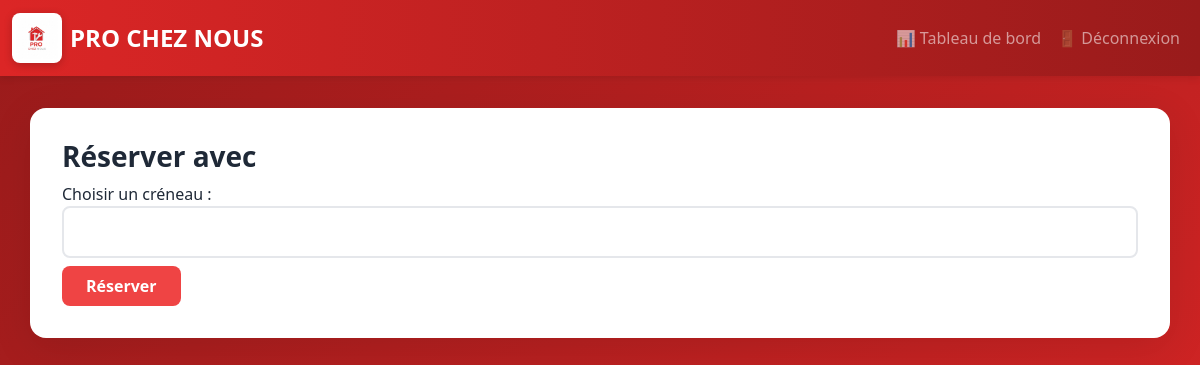
The page /book/16 (signed in) on the database as committed earlier.
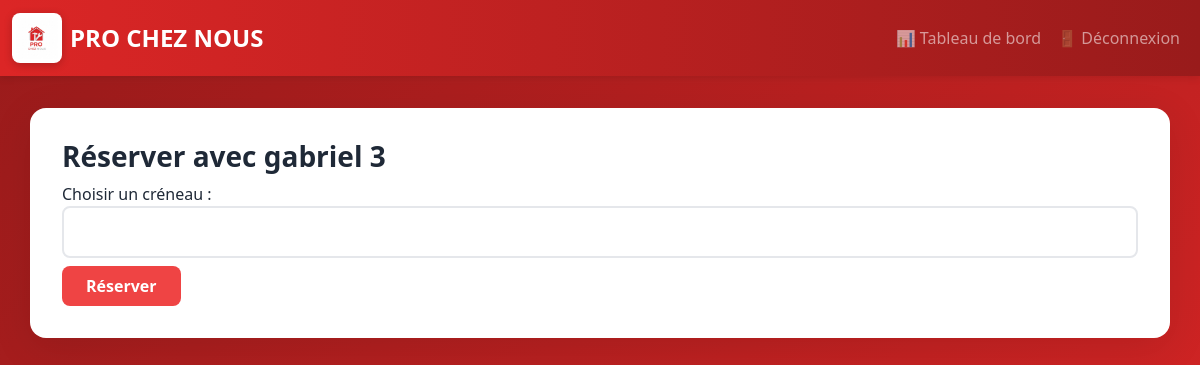
The same page on the database as committed later.
### tables this page shows
CREATE TABLE users (
            id INTEGER PRIMARY KEY,
            name TEXT,
            email TEXT UNIQUE,
            password TEXT,
            role TEXT,
            localisation TEXT,
            categorie TEXT
        );

### app.py (the view, shortened to what this page needs)
@app.route('/book/<int:pro_id>', methods=['GET', 'POST'])
def book(pro_id):
    if 'user_id' not in session: return redirect(url_for('login'))
    conn = get_db()
    pro = conn.execute('SELECT * FROM users WHERE id = ?', (pro_id,)).fetchone()
    slots = conn.execute('SELECT * FROM slots WHERE pro_id = ?', (pro_id,)).fetchall()
    return render_template('book.html', pro=pro, slots=slots)

### app.py (called while the page is built)
def get_db():
    conn = sqlite3.connect('database.db')
    conn.row_factory = sqlite3.Row
    return conn

### templates/book.html (shortened to what this page needs)
{% extends "base.html" %}{% block title %}Réserver{% endblock %}{% block content %}
<h3>Réserver avec {{ pro.name }}</h3>
<form method="post">
    <label>Choisir un créneau :</label>
    <select class="form-control mb-2" name="slot_id" required>
    </select>
    <button class="btn btn-success" type="submit">Réserver</button>
</form>
{% endblock %}

### templates/base.html (shortened to what this page needs)
<!DOCTYPE html>
<html lang="fr">
<head>
    <link href="https://cdn.jsdelivr.net/npm/bootstrap@5.3.0/dist/css/bootstrap.min.css" rel="stylesheet">
    <link rel="stylesheet" href="{{ url_for('static', filename='style.css') }}">
</head>
<body>
<nav class="navbar navbar-expand-lg navbar-dark">
  <div class="container-fluid">
    <a class="navbar-brand d-flex align-items-center" href="{{ url_for('index') }}">
      <img src="{{ url_for('static', filename='logo.png') }}" alt="Logo PRO CHEZ NOUS" class="logo-img me-2">
      PRO CHEZ NOUS
    </a>
    <div class="collapse navbar-collapse" id="navbarNav">
      <ul class="navbar-nav ms-auto">
        {% if 'user_id' in session %}
            <li class="nav-item"><a class="nav-link" href="{{ url_for('dashboard') }}">📊 Tableau de bord</a></li>
            <li class="nav-item"><a class="nav-link" href="{{ url_for('logout') }}">🚪 Déconnexion</a></li>
        {% else %}
            <li class="nav-item"><a class="nav-link" href="{{ url_for('view_professionals') }}">👥 Professionnels</a></li>
            <li class="nav-item"><a class="nav-link" href="{{ url_for('login') }}">🔐 Connexion</a></li>
            <li class="nav-item"><a class="nav-link" href="{{ url_for('register') }}">✍️ Inscription</a></li>
        {% endif %}
      </ul>
    </div>
  </div>
</nav>
<div class="container">
    {% block content %}{% endblock %}
</div>
</body>
</html>

### static/style.css (style rules this page uses)
:root { --primary-color: #dc2626; --primary-dark: #991b1b; --secondary-color: #ef4444; --text-dark: #1f2937; --text-light: #6b7280; --border-color: #e5e7eb; --bg-light: #fef2f2; }
body { font-family: 'Segoe UI', Tahoma, Geneva, Verdana, sans-serif; color: var(--text-dark); background: linear-gradient(135deg, #991b1b 0%, #dc2626 100%); min-height: 100vh; }
.navbar { background: linear-gradient(90deg, var(--primary-color), var(--primary-dark)) !important; box-shadow: 0 2px 8px rgba(0,0,0,0.1); }
.navbar-brand { font-weight: 700; font-size: 1.5rem; }
.logo-img { height: 50px; width: auto; border-radius: 8px; background: white; padding: 4px; box-shadow: 0 2px 8px rgba(0,0,0,0.2); }
.container { background: white; border-radius: 16px; padding: 2rem; box-shadow: 0 10px 40px rgba(0,0,0,0.1); margin-top: 2rem; margin-bottom: 2rem; }
.btn-success { background: var(--secondary-color); border: none; border-radius: 8px; padding: 0.5rem 1.5rem; font-weight: 600; transition: all 0.3s ease; }
.form-control { border: 2px solid var(--border-color); border-radius: 8px; padding: 0.75rem 1rem; transition: all 0.3s ease; }
h3, h4, h5 { color: var(--text-dark); font-weight: 700; }

Rows that differ between the two databases and show on the page:
added users: name "gabriel 3"
